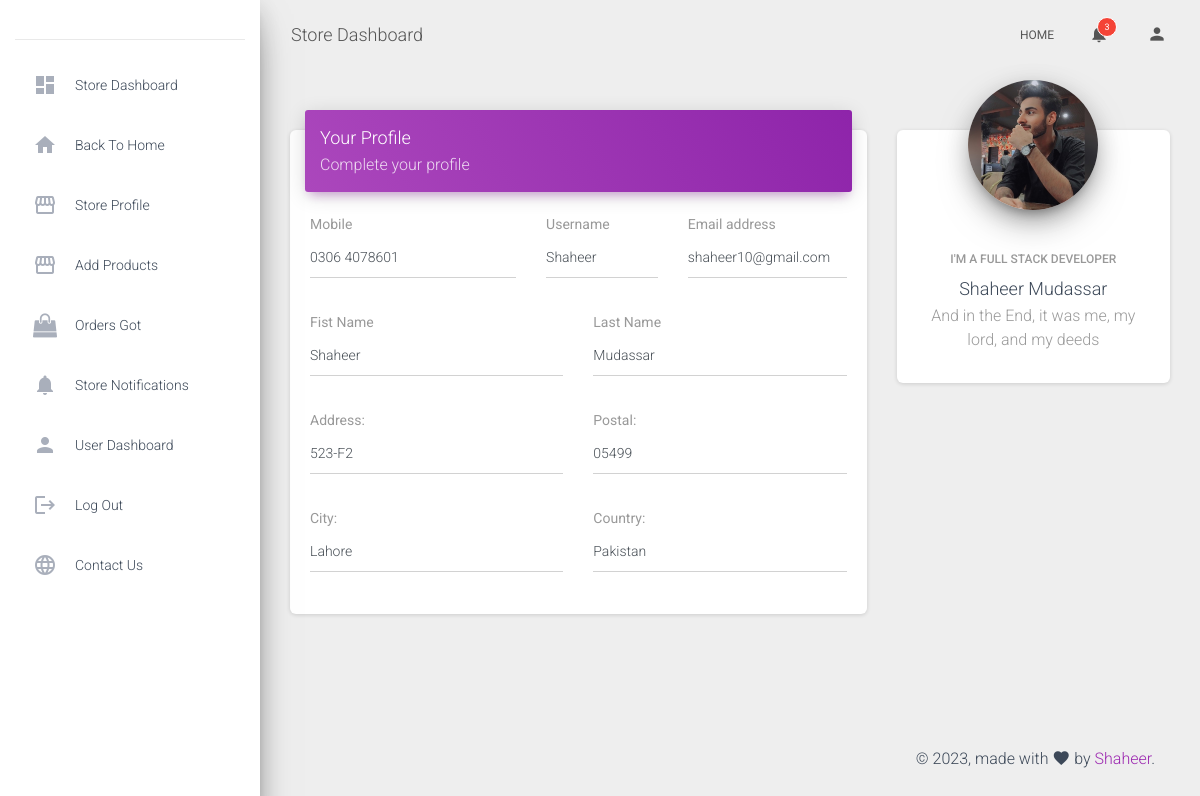
Page /customer-profile/1 (signed in) on the committed database.
### core/models.py (models this page shows, shortened)
class Address(models.Model):
    user = models.ForeignKey(User, on_delete=models.SET_NULL, null=True)
    address = models.CharField(max_length=200, null=True)
    city = models.CharField(max_length=200, null=True)
    country = models.CharField(max_length=200, null=True)
    postal_code = models.CharField(max_length=200, null=True)
    mobile = models.CharField(max_length=200, null=True)
    status = models.BooleanField(default=False)
    class Meta:
        verbose_name_plural = "Address"

class UserProfile(models.Model):
    user = models.OneToOneField(User, on_delete=models.CASCADE)
    first_name = models.CharField(max_length=100)
    last_name = models.CharField(max_length=100)
    bio = models.TextField()
    image = models.ImageField(upload_to="Users_Profile_image")
    class Meta:
        verbose_name_plural = "Users_Profile"

### userauths/models.py (models this page shows)
class User(AbstractUser):
    email=models.EmailField(unique=True)
    username=models.CharField(max_length=100)
    bio=models.CharField(max_length=255)
    is_vendor = models.BooleanField(null=True, default=False)
    USERNAME_FIELD = "email"
    REQUIRED_FIELDS = ["username"]
    def __str__(self):
        return self.username

### core/views.py (the view)
# urls.py: path('customer-profile/<id>', views.customers_profile, name='customer-profile'),
def customers_profile(request, id):
    user = User.objects.get(id=id)
    profile = UserProfile.objects.get(user=user)
    address = Address.objects.get(user=user)
    context = {
        "p": profile,
        "address":address,
    }
    return render(request, "core/customer-profile.html", context)

### templates/core/customer-profile.html (shortened to what this page needs)
{% extends 'core/base3.html' %}
{% block body %} {% load static %}
<div class="content">
  <div class="container-fluid">
    <div class="row">
      <div class="col-md-8">
        <div class="card">
          <div class="card-header card-header-primary">
            <h4 class="card-title">Your Profile</h4>
            <p class="card-category">Complete your profile</p>
          </div>
          <div class="card-body">
            <form>
              <div class="row">
                <div class="col-md-5">
                  <div class="form-group">
                    <label class="bmd-label-floating">Mobile</label>
                    <p type="text" class="form-control">{{address.mobile}}</p>
                  </div>
                </div>
                <div class="col-md-3">
                  <div class="form-group">
                    <label class="bmd-label-floating">Username</label>
                    <p class="form-control">{{p.user.username}}</p>
                  </div>
                </div>
                <div class="col-md-4">
                  <div class="form-group">
                    <label class="bmd-label-floating">Email address</label>
                    <p class="form-control">{{p.user.email}}</p>
                  </div>
                </div>
              </div>
              <div class="row">
                <div class="col-md-6">
                  <div class="form-group">
                    <label class="bmd-label-floating">Fist Name</label>
                    <p class="form-control">{{p.first_name}}</p>
                  </div>
                </div>
                <div class="col-md-6">
                  <div class="form-group">
                    <label class="bmd-label-floating">Last Name</label>
                    <p class="form-control">{{p.last_name}}</p>
                  </div>
                </div>
              </div>
              <div class="row">
                <div class="col-md-6">
                  <div class="form-group">
                    <label class="bmd-label-floating">Address:</label>
                    <p class="form-control">{{address.address}}</p>
                  </div>
                </div>
                <div class="col-md-6">
                  <div class="form-group">
                    <label class="bmd-label-floating">Postal:</label>
                    <p class="form-control">{{address.postal_code}}</p>
                  </div>
                </div>
              </div>
              <div class="row">
                <div class="col-md-6">
                  <div class="form-group">
                    <label class="bmd-label-floating">City:</label>
                    <p class="form-control">{{address.city}}</p>
                  </div>
                </div>
                <div class="col-md-6">
                  <div class="form-group">
                    <label class="bmd-label-floating">Country:</label>
                    <p class="form-control">{{address.country}}</p>
                  </div>
                </div>
              </div>
            </form>
          </div>
        </div>
      </div>
      <div class="col-md-4">
        <div class="card card-profile">
          <div class="card-avatar">
            {% if p.image %}
            <img class="img" src="{{p.image.url}}" />
            {% else %}
            <img class="img"
              src="https://www.google.com/url?sa=i&url=https%3A%2F%2Fwww.hudl.com%2Fprofile%2F5499830&psig=AOvVaw0TpLHiKIukyCX3VQ16OIei&ust=1683145611167000&source=images&cd=vfe&ved=0CBEQjRxqFwoTCODGy5S81_4CFQAAAAAdAAAAABAE" />
            {% endif %}
          </div>
          <div class="card-body">
            <h6 class="card-category text-gray">{{p.user.bio}}</h6>
            <h4 class="card-title">{{p.first_name}} {{p.last_name}}</h4>
            <p class="card-description">
              {{p.bio}}
            </p>
          </div>
        </div>
      </div>
    </div>
  </div>
  {% endblock body %}

### rows in the picture
Address: mobile "0306 4078601", address "523-F2", postal_code "05499", city "Lahore", country "Pakistan"
UserProfile: user.username "Shaheer", user.email "shaheer10@gmail.com", first_name "Shaheer", last_name "Mudassar", image (picture), user.bio "I'M A FULL STACK DEVELOPER", bio "And in the End, it was me, my lord, and my deeds"

### other values in the picture
{{ unread_ven_noti|length }} "3"
